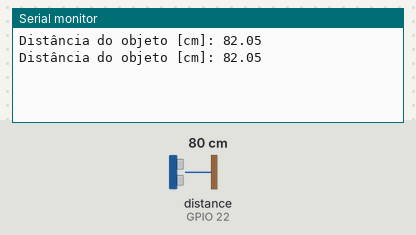
Simulated run of this program. Board: ESP32. On the bench: the last lines printed to the serial monitor. Wiring (inferred from the names in the program): ultrasonic range finder: trigger GPIO 21; echo GPIO 22. The inputs (shaded band) are chosen by the test bench; at power-on: distance to the obstacle (sensor on GPIO 22) 80 cm. The echo pulse lasts 58.3 µs per cm.

Above: at 1.8 s.
1.9 s: distance to the obstacle (sensor on GPIO 22) set to 2 cm
At 2.5 s:
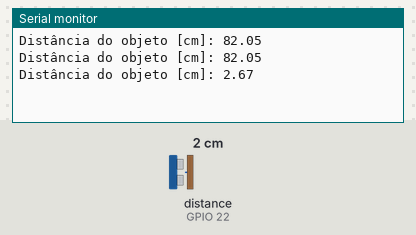
3.4 s: distance to the obstacle (sensor on GPIO 22) set to 4 cm
At 4.8 s:
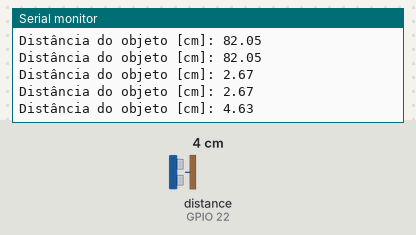
Timing chart, 0 to 6.4 s (numbered marks = the images above; inputs shaded):
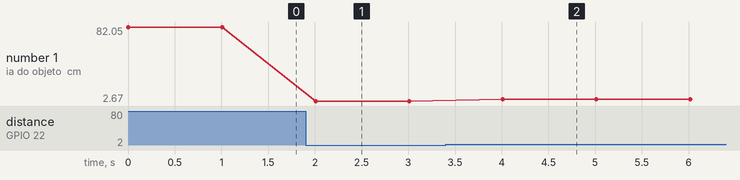

Measured:
- after the input at 1.9 s, the serial monitor: prints a new line after 0.11 s (image 1)
- after the input at 3.4 s, the serial monitor: prints a new line after 0.61 s (image 2)
- plotted number 1: 82.05 → 2.67 after the input at 1.9 s, 2.67 → 4.63 after the input at 3.4 s

The program:

main.cpp
```cpp
/*
 * Autor: Pabllo Lins
 * Versão: v.1.0
 * Descrição: Código para atendimento a atividade de radar, motor de passo+HC-SR04
 * Licença: N/A
 * Data: 25/09/2022
*/

/*  Informações adicionais
* PLACA: DOIT v.1
* MCU: ESP32
* IDE: Visual Studio Code
* Extension: PlatformIO
* Framework: Arduino IDE
* Terminal - D21 - HC-SR04 trigger
* Terminal - D22 - HC-SR04 echo
*/

#include <Arduino.h>


//_______________________________Ultrassom
const int trig = 21;
const int echo = 22;
unsigned long previousMicros;
unsigned long timeout = 29000;  //Dmax = 500 cm, D = t/58, timeout = 500*58

unsigned int ultrassom_tempo();
float Distancia(int tempo);
unsigned int ultrassom_cm(unsigned int tempo_us);


void setup() {
  Serial.begin(115200);

  //Inicializa o HC-SR04
  pinMode(trig, OUTPUT);
  pinMode(echo, INPUT);
}

void loop() {
  unsigned int temp;
  unsigned int cm;
  float Dist_cm;
  unsigned int graus = 0;
  unsigned int avanco = 30;

  while(1)
  {
    temp = ultrassom_tempo();

    Dist_cm = Distancia(temp);
    Serial.print("Distância do objeto [cm]: "); Serial.println(Dist_cm);
    delay(1000);
  }
}


unsigned int ultrassom_tempo()
{
  //Pulso de 10us
  digitalWrite(trig, LOW);
  delayMicroseconds(2);
  digitalWrite(trig, HIGH);
  delayMicroseconds(10);
  digitalWrite(trig, LOW);
  //Lê tempo atual
  previousMicros = micros();
  //Aguarda borda de subida ou timeout
  while(!digitalRead(echo) && (micros() - previousMicros) <= timeout); // wait for the echo pin HIGH or timeout
  //Atualiza o tempo atual
  previousMicros = micros();
  //Aguarda borda de descida ou timeout
  while(digitalRead(echo)  && (micros() - previousMicros) <= timeout); // wait for the echo pin LOW or timeout
  //Calcula a diferença de tempos
  return micros() - previousMicros; // duration
}

//y = (0.0175 * x) + 0.4649
float Distancia(int tempo)
{
  return ((0.0175 * tempo) + 0.4649);
}
```
